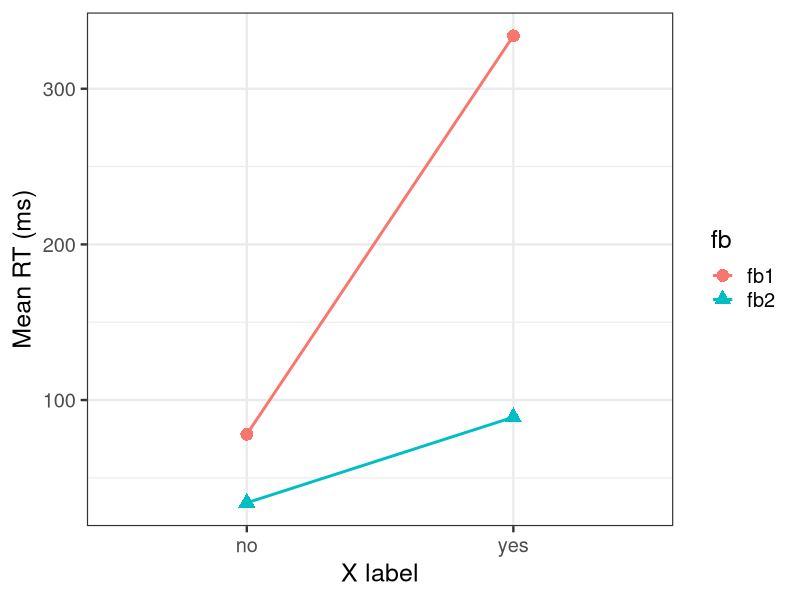

This figure's R source:
library(tidyverse)


df = tibble(fa= factor(c("yes", "no")),
            fb1=c(334, 78),
            fb2=c(89, 34))

dat =pivot_longer(df, cols = c("fb1", "fb2"), names_to = "fb")
ggplot(data=dat,
       aes(x=fa, y=value, group=fb))  +
       geom_point(size = 4, aes(colour=fb, shape=fb, fill=fb))+
       geom_line(size=1, aes(colour=fb)) +
       ylab("Mean RT (ms)") +
       xlab("X label") +
       theme_bw(base_size=18)
